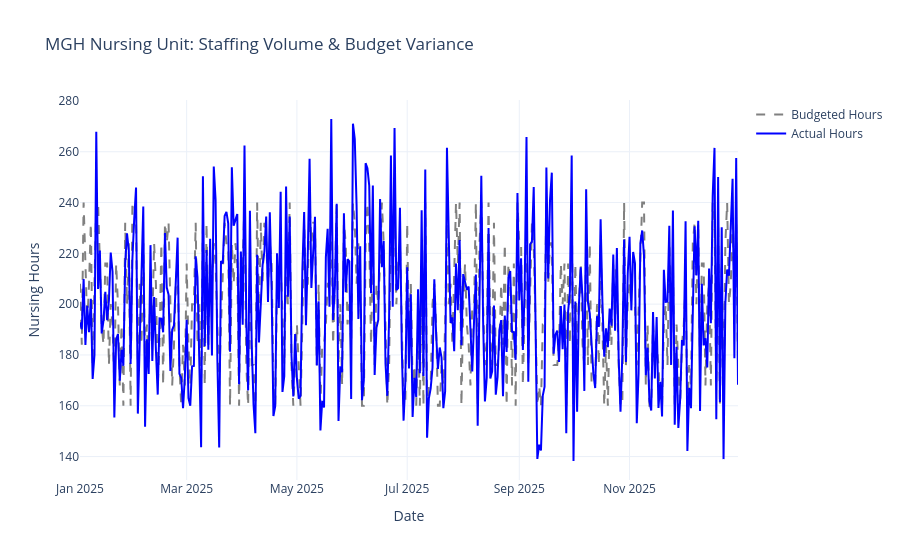

Here is the notebook cell this chart was saved with:
### Code cell
import pandas as pd
import urllib.parse
import plotly.graph_objects as go
from sqlalchemy import create_engine

# 1. Database Credentials 
# (Make sure these match your Docker setup!)
user = "sa"
password = "Ammu12345!" 
host = "localhost"
port = "1433"
database = "master"

# 2. Create the Connection String
params = urllib.parse.quote_plus(
    f"DRIVER={{ODBC Driver 18 for SQL Server}};"
    f"SERVER={host},{port};"
    f"DATABASE={database};"
    f"UID={user};"
    f"PWD={password};"
    "Encrypt=yes;"
    "TrustServerCertificate=yes;"
)

engine = create_engine(f"mssql+pyodbc:///?odbc_connect={params}")

# 3. Pull the Data
try:
    sql_query = "SELECT * FROM StaffingData ORDER BY Date"
    df_plot = pd.read_sql(sql_query, engine)
    print("✅ Data successfully pulled from SQL Server!")
    
    # 4. Create the Interactive Chart
    fig = go.Figure()

    # Budgeted Hours
    fig.add_trace(go.Scatter(
        x=df_plot['Date'], y=df_plot['Budgeted_Hours'],
        name='Budgeted Hours', line=dict(color='gray', dash='dash')
    ))

    # Actual Hours
    fig.add_trace(go.Scatter(
        x=df_plot['Date'], y=df_plot['Actual_Hours'],
        name='Actual Hours', line=dict(color='blue', width=2)
    ))

    fig.update_layout(
        title='MGH Nursing Unit: Staffing Volume & Budget Variance',
        xaxis_title='Date',
        yaxis_title='Nursing Hours',
        template='plotly_white',
        hovermode='x unified'
    )

    fig.show()

except Exception as e:
    print(f"❌ Error: {e}")

### Figure 1 — Plotly figure (JSON) as saved in the notebook; plotly's stock layout.template omitted (floating-point values rounded to 4 significant figures; data arrays with more than 128 entries replaced by an {"elided": "..."} marker saying what was removed)
{"data": [{"line": {"color": "gray", "dash": "dash"}, "name": "Budgeted Hours", "type": "scatter", "x": {"elided": "365 str values"}, "y": {"elided": "365 float values"}}, {"line": {"color": "blue", "width": 2}, "name": "Actual Hours", "type": "scatter", "x": {"elided": "365 str values"}, "y": {"elided": "365 float values"}}], "layout": {"hovermode": "x unified", "title": {"text": "MGH Nursing Unit: Staffing Volume & Budget Variance"}, "xaxis": {"title": {"text": "Date"}}, "yaxis": {"title": {"text": "Nursing Hours"}}}}
